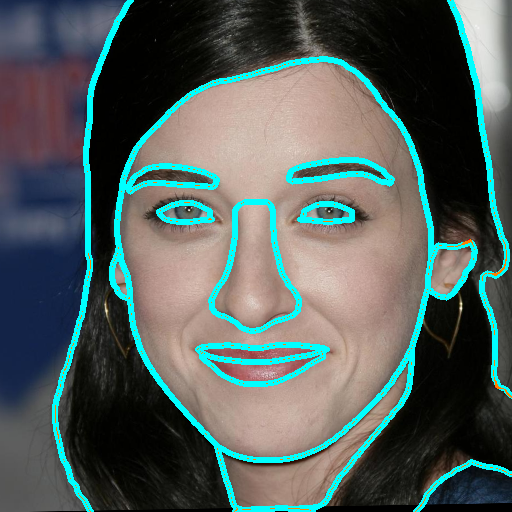
#> input picture python-ai/compare_inference/03_boundary_analysis.png, 512 x 512 px
$ python -i preprocessing.py   (imports and definitions only)
#> lines starting #> are read from the running program, lines starting #| are printed output that depends on the picture
#> further down, picture is the input picture: shape (512, 512, 3); mean B, G, R 92.6, 95.5, 81.9
"""Image preprocessing utilities for face detection improvement.

Provides dimension-preserving pixel operations (CLAHE, gamma
correction, unsharp-mask sharpening) and a strategy builder that
generates an ordered list of (preprocessed_image, strategy_name)
tuples based on a :class:`FaceDetectionConfig`.
"""

from __future__ import annotations

import cv2
import numpy as np

from app.config.face_detection import FaceDetectionConfig


# ---------------------------------------------------------------------------
# Individual preprocessing operations
# ---------------------------------------------------------------------------


def apply_clahe(
    image: np.ndarray,
    clip_limit: float = 2.0,
    grid_size: tuple[int, int] = (8, 8),
) -> np.ndarray:
    """Apply Contrast Limited Adaptive Histogram Equalisation.

    Enhances local contrast, especially beneficial for low-contrast
    or poorly-lit images. The operation is dimension-preserving.

    Args:
        image: BGR image.
        clip_limit: CLAHE clip limit (higher = more contrast).
        grid_size: (rows, cols) for tile grid.

    Returns:
        CLAHE-enhanced BGR image.
    """
#> called with clip_limit = 2, grid_size = (8, 8)
    lab = cv2.cvtColor(image, cv2.COLOR_BGR2LAB)
#> lab: shape (512, 512, 3); mean of channels 0, 1, 2 99.1, 127.4, 129.3
    l_ch, a_ch, b_ch = cv2.split(lab)
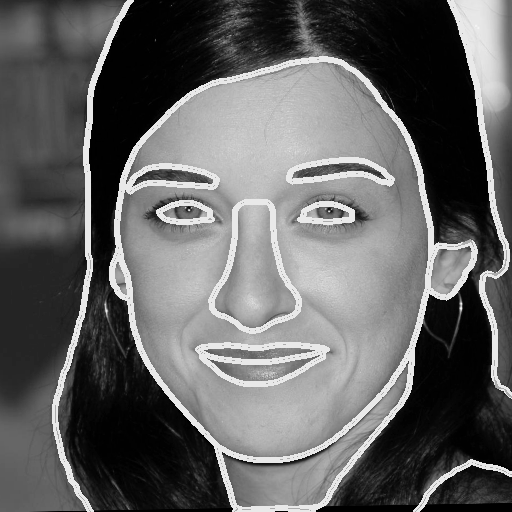
#> l_ch: shape (512, 512); min 0, max 244, mean 99.1
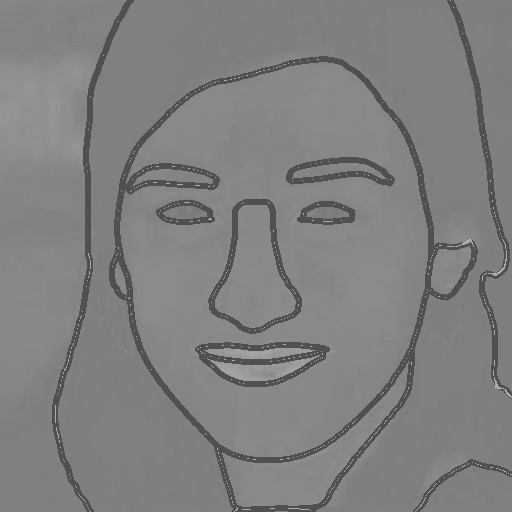
#> a_ch: shape (512, 512); min 80, max 208, mean 127.4
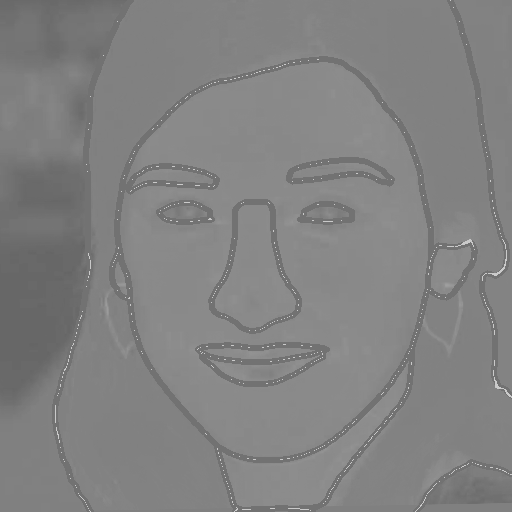
#> b_ch: shape (512, 512); min 101, max 202, mean 129.3
    clahe = cv2.createCLAHE(clipLimit=clip_limit, tileGridSize=grid_size)
    l_eq = clahe.apply(l_ch)
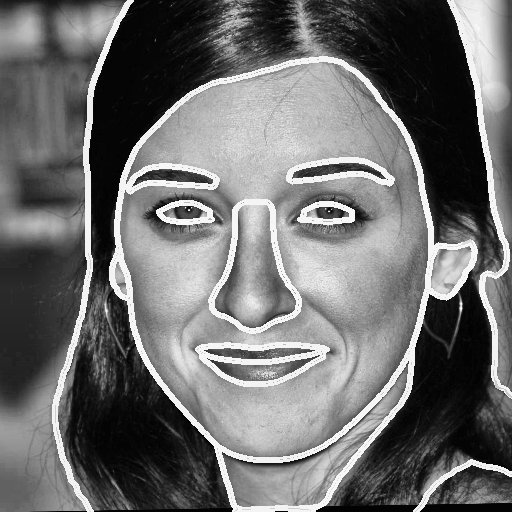
#> l_eq: shape (512, 512); min 1, max 250, mean 109.7
    merged = cv2.merge([l_eq, a_ch, b_ch])
#> merged: shape (512, 512, 3); mean of channels 0, 1, 2 109.7, 127.4, 129.3
    return cv2.cvtColor(merged, cv2.COLOR_LAB2BGR)
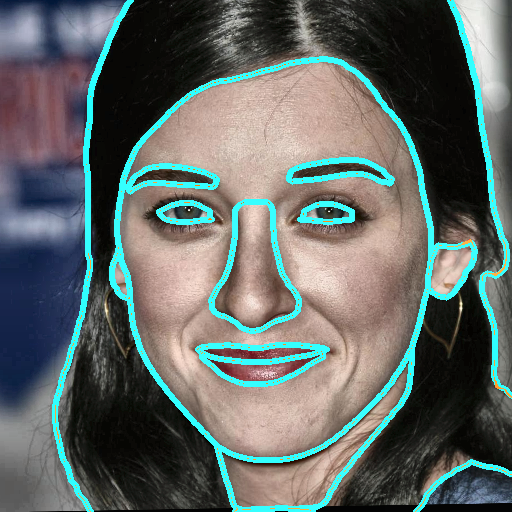
#> returned value: shape (512, 512, 3); mean B, G, R 102.2, 104.8, 96.1


# [168 lines left out: functions apply_gamma, apply_sharpening, resize_if_large, build_strategies, _apply_strategy, not called in this run]

>>> import cv2
>>> picture = cv2.imread('../../compare_inference/03_boundary_analysis.png')
>>> result = apply_clahe(picture)
